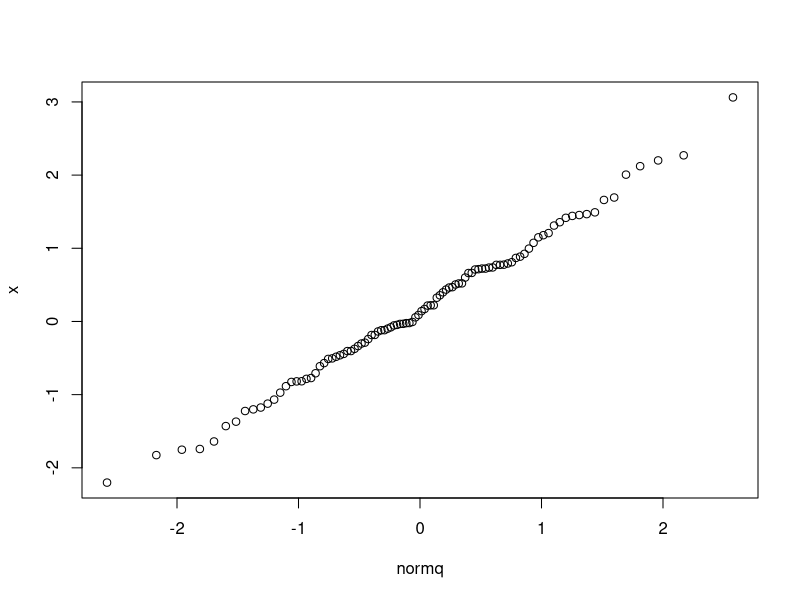
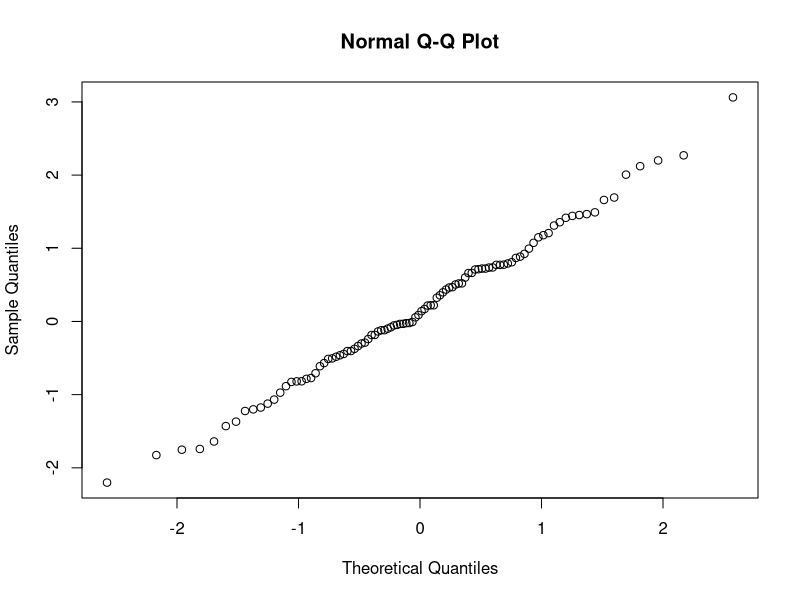

Reproduce these figures in R, in order.
#x<-c(0,1,4,6,1,3,6,1,35,6,1,7,3,1,7,32,7,42)
x<-rnorm(100)
x<-sort(x,decreasing = FALSE)
qq<-c()
length(x)
normq<-c()


for (i in 1:length(x)){
  q<-(i-0.5)/length(x)
  norm<-qnorm(q,0,1)
  normq<-c(normq,norm)
  qq<-c(qq,q)
}
plot(normq,x)
qqnorm(x)
